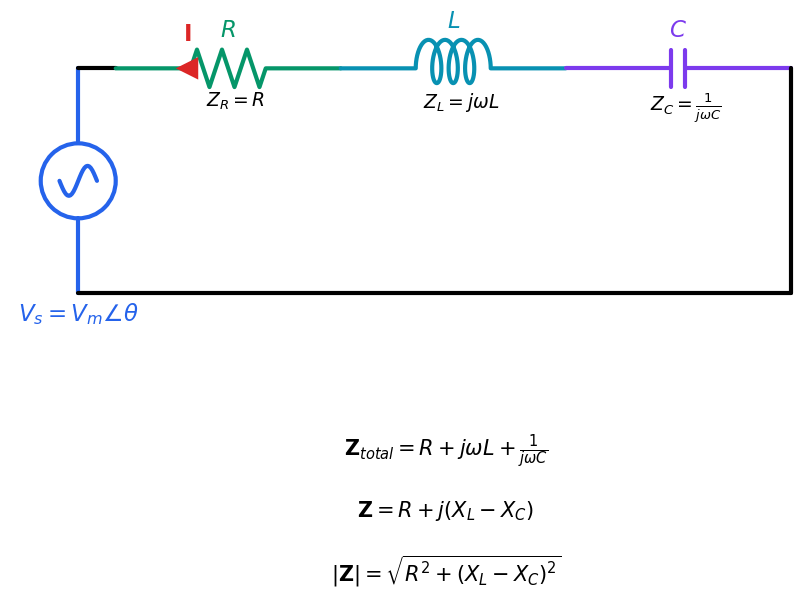

The script that saved this image:
#!/usr/bin/env python3
"""
fig_01_fasor_impedancia.py - Representación fasorial e impedancia
Genera: fig_01_fasor_impedancia.svg

Muestra: Circuito RLC serie con impedancia compleja
"""

import os
import sys
sys.path.insert(0, os.path.join(os.path.dirname(__file__), '..', '..', '..', '00-META', 'tools'))

import schemdraw
import schemdraw.elements as elm
from styles.style_config import apply_style, COLORS

apply_style()

BASE_NAME = os.path.join(os.path.dirname(__file__), 
                         os.path.splitext(os.path.basename(__file__))[0])
OUTPUT_SVG = BASE_NAME + '.svg'
OUTPUT_PNG = BASE_NAME + '.png'

with schemdraw.Drawing(show=False) as d:
    d.config(unit=3, fontsize=11)
    
    # Fuente AC
    d += (Vs := elm.SourceSin().up().label(r'$V_s = V_m\angle\theta$', loc='left').color(COLORS['primary']))
    d += elm.Line().right().length(0.5)
    
    # Resistor
    d += (R := elm.Resistor().right().label('$R$', loc='top').color(COLORS['secondary']))
    d += elm.Label().at(R.center).label('$Z_R = R$', loc='bottom', ofst=0.4, fontsize=9)
    
    # Inductor
    d += (L := elm.Inductor2(loops=3).right().label('$L$', loc='top').color(COLORS['inductor']))
    d += elm.Label().at(L.center).label(r'$Z_L = j\omega L$', loc='bottom', ofst=0.4, fontsize=9)
    
    # Capacitor
    d += (C := elm.Capacitor().right().label('$C$', loc='top').color(COLORS['capacitor']))
    d += elm.Label().at(C.center).label(r'$Z_C = \frac{1}{j\omega C}$', loc='bottom', ofst=0.4, fontsize=9)
    
    # Cerrar circuito
    d += elm.Line().down().length(3)
    d += elm.Line().left().to(Vs.start)
    
    # Corriente
    d += elm.CurrentLabelInline(direction='in').at(R.start).label(r'$\mathbf{I}$').color(COLORS['accent'])
    
    # Fórmulas
    d += elm.Label().at((5, -2)).label(r'$\mathbf{Z}_{total} = R + j\omega L + \frac{1}{j\omega C}$', fontsize=10)
    d += elm.Label().at((5, -2.8)).label(r'$\mathbf{Z} = R + j(X_L - X_C)$', fontsize=10)
    d += elm.Label().at((5, -3.6)).label(r'$|\mathbf{Z}| = \sqrt{R^2 + (X_L - X_C)^2}$', fontsize=10)

    d.save(OUTPUT_SVG)
    d.save(OUTPUT_PNG, dpi=150)

print(f"✓ Generado: {OUTPUT_SVG}")
print(f"✓ Generado: {OUTPUT_PNG}")
